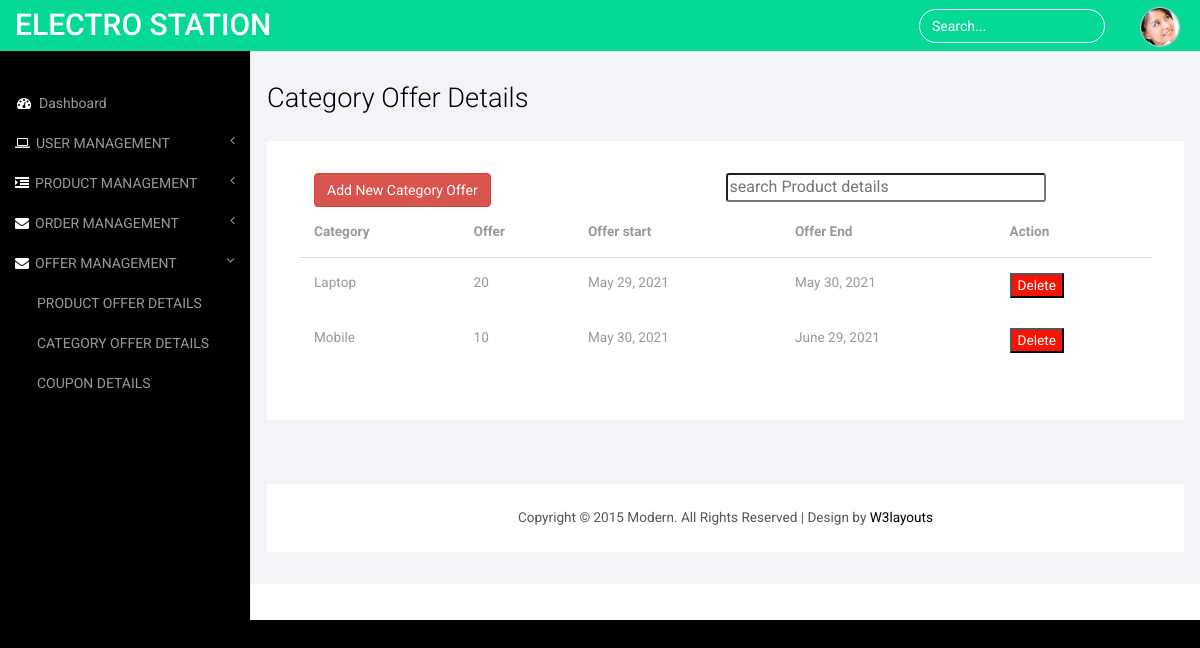
Page /view_category_offer on the committed database.
### ecomapp/models.py (models this page shows, shortened)
class CategoryOffer(models.Model):
    category=models.OneToOneField(Category,on_delete=models.CASCADE)
    offer=models.IntegerField()
    offer_start=models.DateField()
    offer_end=models.DateField()

class Category(models.Model):
    name=models.CharField(max_length=100,null=True)
    slug= models.SlugField(unique=True)
    def __str__(self):
        return self.name

### ecomapp/views.py (the view)
# urls.py: path('view_category_offer',views.view_category_offer,name='view_category_offer'),
def view_category_offer(request):
    category_offer=CategoryOffer.objects.all()
    context={
        'cat_off':category_offer
    }
    return render(request,'adminviewoffer.html',context)

### ecomapp/context_processors.py (called while the page is built)
def menu_link(request):
    links = Category.objects.all()
    return dict(links=links)

def counter(request):
    cart_count=0
    if 'admin' in request.path:
        return{}
    else:
        try:
            cart= Cart.objects.filter(cart_id=_cart_id(request))
            if request.user.is_authenticated:
                cart_items=CartItem.objects.all().filter(user=request.user)
            else:
                cart_items= CartItem.objects.all().filter(cart=cart[:1])
            for cart_item in cart_items:
                cart_count += cart_item.quantity
        except Cart.DoesNotExist:
            cart_count =0
    return dict(cart_count=cart_count)

### ecomapp/views.py (called while the page is built)
def _cart_id(request):
    cart= request.session.session_key
    if not cart:
        cart=request.session.create()
    return cart

### templates/adminviewoffer.html (shortened to what this page needs)
{% load static %}
<!DOCTYPE HTML>
<html>
<head>
<link href="{% static 'css/bootstrap.min.css' %}" rel='stylesheet' type='text/css' />
<link href="{% static 'css/style.css' %}" rel='stylesheet' type='text/css' />
<link href="{% static 'css/font-awesome.css' %}" rel="stylesheet">
</head>
<body>
<div id="wrapper">
        <nav class="top1 navbar navbar-default navbar-static-top" role="navigation" style="margin-bottom: 0">
            <div class="navbar-header">
                <a class="navbar-brand" href="index.html">ELECTRO STATION</a>
            </div>
            <ul class="nav navbar-nav navbar-right">
			    <li class="dropdown">
	        		<a href="#" class="dropdown-toggle avatar" data-toggle="dropdown"><img src="{% static 'images/1.png' %}" alt=""/></a>
	      		</li>
			</ul>
      <form class="navbar-form navbar-right">
        <input type="text" class="form-control" value="Search..." onfocus="this.value = '';" onblur="if (this.value == '') {this.value = 'Search...';}">
      </form>
      <div class="navbar-default sidebar" role="navigation">
          <div class="sidebar-nav navbar-collapse">
              <ul class="nav" id="side-menu">
                  <li>
                      <a href="{% url 'admin_panel' %}"><i class="fa fa-dashboard fa-fw nav_icon"></i>Dashboard</a>
                  </li>
                  <li>
                      <a href="#"><i class="fa fa-laptop nav_icon"></i>USER MANAGEMENT<span class="fa arrow"></span></a>
                  </li>
                  <li>
                    <a href="#"><i class="fa fa-indent nav_icon"></i>PRODUCT MANAGEMENT<span class="fa arrow"></span></a>
                </li>
                  <li>
                      <a href="#"><i class="fa fa-envelope nav_icon"></i>ORDER MANAGEMENT<span class="fa arrow"></span></a>
                  </li>
                  <li>
                    <a href="#"><i class="fa fa-envelope nav_icon"></i>OFFER MANAGEMENT<span class="fa arrow"></span></a>
                    <ul class="nav nav-second-level">
                        <li>
                            <a href="{% url 'view_product_offer' %}">PRODUCT OFFER DETAILS</a>
                        </li>
                        <li>
                            <a href="{% url 'view_category_offer' %}">CATEGORY OFFER DETAILS</a>
                        </li>
                        <li>
                            <a href="{% url 'view_coupon' %}">COUPON DETAILS</a>
                        </li>
                    </ul>
                </li>
              </ul>
          </div>
      </div>
  </nav>
        <div id="page-wrapper">
        <div class="col-md-12 graphs">
	   <div class="xs">
  	 <h3>Category Offer Details</h3>
  	<div class="bs-example4" data-example-id="contextual-table">
        <div class="col-sm-6">
            <a href="{% url 'category_offer' %}" class="btn btn-danger"> <span>Add New Category Offer</span></a>
        </div>
        <input type="text" id="searchbox" style="width: 20rem; border-radius: 3px;" placeholder="search Product details"
                    class="my-2 ml-2" onkeyup="searchrecords()">
    <table class="table">
      <thead>
        <tr>
            <th>Category</th>
            <th>Offer</th>
            <th>Offer start</th>
            <th>Offer End</th>
            <th>Action</th>
        </tr>
      </thead>
      <tbody>
        {% for cat in cat_off %}
                    <tr>
                        <td>{{cat.category}}</td>
                        <td>{{cat.offer}}</td>
                        <td>{{cat.offer_start}}</td>
                        <td>{{cat.offer_end}}</td>
                        <td>
                           <button style="background: #f31404;" onclick="return confirm ('are you sure Do you want to delete') ? window.location.href='{% url 'delete_cat_offer' cat.id %}' : ''  " > <span style="color: #fff;" class="material-icons-outlined">
                            Delete
                            </span></button>
                        </td>
                    </tr>
                {% endfor %}
      </tbody>
    </table>
   </div>
  <div class="copy_layout">
      <p>Copyright © 2015 Modern. All Rights Reserved | Design by <a href="http://w3layouts.com/" target="_blank">W3layouts</a> </p>
  </div>
   </div>
      </div>
   </div>
<link href="{% static 'css/custom.css' %}" rel="stylesheet">
</body>
</html>

### static/css/style.css (style rules this page uses)
h4, h5, h6, h1, h2, h3 { margin-top: 0; }
ul, ol { margin: 0; }
p { margin: 0; }
html, body { font-family: 'Roboto', sans-serif; font-size: 100%; background:#000; overflow-x: hidden; }
body a { transition:0.5s all; -webkit-transition:0.5s all; -moz-transition:0.5s all; -o-transition:0.5s all; -ms-transition:0.5s all; }
.navbar .navbar-nav li a { padding: 0 10px; line-height: 56px; position: relative; }
.navbar .navbar-nav li .dropdown-toggle.avatar img { height: 40px; -webkit-border-radius: 50em; -moz-border-radius: 50em; border-radius: 50em; border: 1px solid #c0cadd; margin-top: -4px; }
.navbar-default.sidebar { background-color: #000; font-family: 'Roboto', sans-serif; }
nav.top1.navbar.navbar-default.navbar-static-top { background-color:rgb(6, 217, 149); font-family: 'Roboto', sans-serif; }
.navbar-default .navbar-brand { color: #fff !important; font-size: 30px; font-weight: 500; }
.navbar-right { margin-right: 10px !important; }
.navbar-right li { display:inline-block; }
i.nav_icon { color: #fff; margin-right:6px; }
.sidebar ul li a { color: #999; font-size:14px; }
.form-control { background: none !important; border: 1px solid #fff !important; border-radius: 20px !important; box-shadow: none !important; }
.navbar-form.navbar-right input[type="text"] { color: #fff; }
form.navbar-form.navbar-right { margin:9px 0 0 0; }
ul.nav.navbar-nav.navbar-right { height: 51px; }
.sidebar-nav.navbar-collapse { margin: 2em 0 0 0; }
.copy p, .copy_layout p { font-size:0.85em; color:#555; }
.copy p a, .copy_layout p a { color:#000; }
.graphs { padding: 2em 1em; background: #f2f4f8; font-family: 'Roboto', sans-serif; }
.bs-example4 { background: #fff; padding: 2em; }
.xs h3, .widget_head { color:#000; font-size:1.7em; font-weight:300; margin-bottom: 1em; }
.table > thead > tr > th, .table > tbody > tr > th, .table > tfoot > tr > th, .table > thead > tr > td, .table > tbody > tr > td, .table > tfoot > tr > td { border-top: none !important; }
.table > thead > tr > th, .table > tbody > tr > th, .table > tfoot > tr > th, .table > thead > tr > td, .table > tbody > tr > td, .table > tfoot > tr > td { font-size: 0.85em; color: #999; }
.table td, .table>tbody>tr>td, .table>tbody>tr>th, .table>tfoot>tr>td, .table>tfoot>tr>th, .table>thead>tr>td, .table>thead>tr>th { padding:15px !important; }
.table > thead > tr > th { border-bottom: 1px solid #ddd !important; }
.copy_layout { padding:1.5em 0; background:#fff; text-align:center; margin: 4em 0 0em 0; }

### static/css/custom.css (style rules this page uses)
#wrapper { width: 100%; }
#page-wrapper { min-height: 568px; background-color: #fff; }
@media (min-width:768px) { #page-wrapper { position: inherit; margin: 0 0 0 250px; border-left: 1px solid #e7e7e7; } }
.sidebar .sidebar-nav.navbar-collapse { padding-right: 0; padding-left: 0; }
.sidebar .arrow { float: right; }
.sidebar .fa.arrow:before { content: "\f104"; }
.sidebar .active>a>.fa.arrow:before { content: "\f107"; }
.sidebar .nav-second-level li, .sidebar .nav-third-level li { border-bottom: 0!important; }
.sidebar .nav-second-level li a { padding-left: 37px; }
@media (min-width:768px) { .sidebar { z-index: 1; position: absolute; width: 250px; margin-top: 51px; } }

### rows in the picture
CategoryOffer: category "Laptop", offer "20", offer_start "May 29, 2021", offer_end "May 30, 2021"
CategoryOffer: category "Mobile", offer "10", offer_start "May 30, 2021", offer_end "June 29, 2021"
